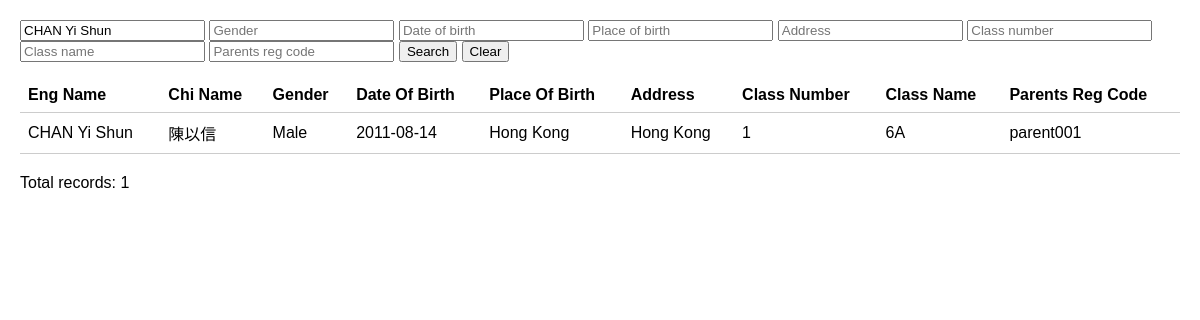
/page/admin/viewenrollment.php?filter=CHAN Yi Shun, run on an earlier commit of the app's database.
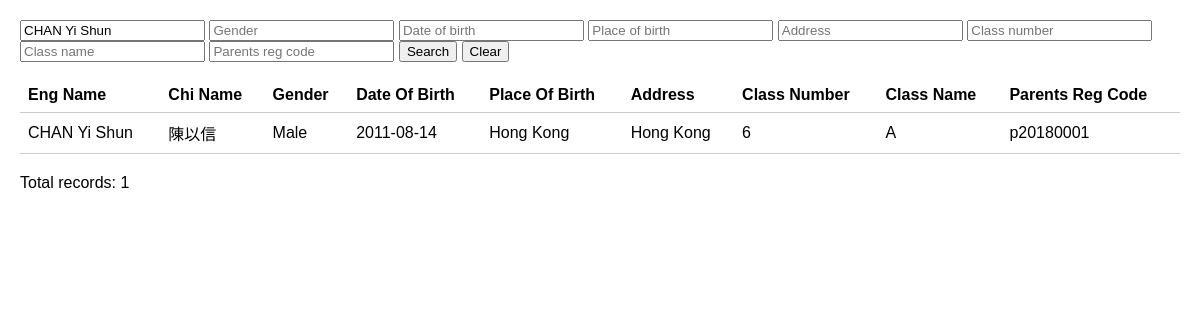
And on a later commit of the database.
### tables this page shows
CREATE TABLE IF NOT EXISTS `student` (
  `studnetID` int NOT NULL AUTO_INCREMENT,
  `studentRegNumber` varchar(20) NOT NULL,
  `studentEngName` varchar(30) NOT NULL,
  `studentChiName` varchar(30) NOT NULL,
  `studentSex` varchar(10) NOT NULL,
  `studentDateOfBirth` date NOT NULL,
  `studentPlaceOfBirth` varchar(30) NOT NULL,
  `studentAddress` varchar(100) NOT NULL,
  `classNumber` int NOT NULL,
  `className` varchar(5) NOT NULL,
  `parentsRegCode` varchar(10) NOT NULL,
  PRIMARY KEY (`studnetID`)
);

### page/admin/viewenrollment.php (the view, shortened to what this page needs)
<!DOCTYPE html>
<html>
    <head>
        <link href="../../css/viewenrollment.css" rel="stylesheet" type="text/css"/>
    </head>
    <body>
          <P>
        <form method="GET" action="">
            <input type="text" name="filter" placeholder="Name" value="<?php echo isset($_GET['filter']) ? $_GET['filter'] : ''; ?>">
            <input type="text" name="filterSex" placeholder="Gender" value="<?php echo isset($_GET['filterSex']) ? $_GET['filterSex'] : ''; ?>">
            <input type="text" name="filterDOB" placeholder="Date of birth" value="<?php echo isset($_GET['filterDOB']) ? $_GET['filterDOB'] : ''; ?>">
            <input type="text" name="filterPOB" placeholder="Place of birth" value="<?php echo isset($_GET['filterPOB']) ? $_GET['filterPOB'] : ''; ?>">
            <input type="text" name="filterAddress" placeholder="Address" value="<?php echo isset($_GET['filterAddress']) ? $_GET['filterAddress'] : ''; ?>">
            <input type="text" name="filterClassNumber" placeholder="Class number" value="<?php echo isset($_GET['filterClassNumber']) ? $_GET['filterClassNumber'] : ''; ?>">
            <input type="text" name="filterClassName" placeholder="Class name" value="<?php echo isset($_GET['filterClassName']) ? $_GET['filterClassName'] : ''; ?>">
            <input type="text" name="filterParentsRegCode" placeholder="Parents reg code" value="<?php echo isset($_GET['filterParentsRegCode']) ? $_GET['filterParentsRegCode'] : ''; ?>">
            <button type="submit">Search</button>
            <button type="button" onclick="clearFilter()">Clear</button>
        </form>
        <P>
        <?php
        require_once '../../connectdb.php';
        $filter = isset($_GET['filter']) ? $_GET['filter'] : '';
        $filterSex = isset($_GET['filterSex']) ? $_GET['filterSex'] : '';
        $filterDOB = isset($_GET['filterDOB']) ? $_GET['filterDOB'] : '';
        $filterPOB = isset($_GET['filterPOB']) ? $_GET['filterPOB'] : '';
        $filterAddress = isset($_GET['filterAddress']) ? $_GET['filterAddress'] : '';
        $filterClassNumber = isset($_GET['filterClassNumber']) ? $_GET['filterClassNumber'] : '';
        $filterClassName = isset($_GET['filterClassName']) ? $_GET['filterClassName'] : '';
        $filterParentsRegCode = isset($_GET['filterParentsRegCode']) ? $_GET['filterParentsRegCode'] : '';
        $query = "SELECT * FROM `student`
    WHERE (`studentEngName` LIKE :filter OR `studentChiName` LIKE :filter)
    AND (`studentSex` LIKE :filterSex)
    AND (`studentDateOfBirth` LIKE :filterDOB)
    AND (`studentPlaceOfBirth` LIKE :filterPOB)
    AND (`studentAddress` LIKE :filterAddress)
    AND (`classNumber` LIKE :filterClassNumber)
    AND (`className` LIKE :filterClassName)
    AND (`parentsRegCode` LIKE :filterParentsRegCode)";
        $stmt = $pdo->prepare($query);
        $stmt->bindValue(':filter', '%' . $filter . '%', PDO::PARAM_STR);
        $stmt->bindValue(':filterSex', '%' . $filterSex . '%', PDO::PARAM_STR);
        $stmt->bindValue(':filterDOB', '%' . $filterDOB . '%', PDO::PARAM_STR);
        $stmt->bindValue(':filterPOB', '%' . $filterPOB . '%', PDO::PARAM_STR);
        $stmt->bindValue(':filterAddress', '%' . $filterAddress . '%', PDO::PARAM_STR);
        $stmt->bindValue(':filterClassNumber', '%' . $filterClassNumber . '%', PDO::PARAM_STR);
        $stmt->bindValue(':filterClassName', '%' . $filterClassName . '%', PDO::PARAM_STR);
        $stmt->bindValue(':filterParentsRegCode', '%' . $filterParentsRegCode . '%', PDO::PARAM_STR);
        $stmt->execute();
        if ($stmt) {
            echo "<table>";
            echo "<tr><th>Eng Name</th><th>Chi Name</th><th>Gender</th><th>Date Of Birth</th><th>Place Of Birth</th>
      <th>Address</th><th>Class Number</th><th>Class Name</th><th>Parents Reg Code</th></tr>";
            while ($row = $stmt->fetch(PDO::FETCH_ASSOC)) {
                echo "<tr class='record-row'>";
                echo "<td>" . $row['studentEngName'] . "</td>";
                echo "<td>" . $row['studentChiName'] . "</td>";
                echo "<td>" . $row['studentSex'] . "</td>";
                echo "<td>" . $row['studentDateOfBirth'] . "</td>";
                echo "<td>" . $row['studentPlaceOfBirth'] . "</td>";
                echo "<td>" . $row['studentAddress'] . "</td>";
                echo "<td>" . $row['classNumber'] . "</td>";
                echo "<td>" . $row['className'] . "</td>";
                echo "<td>" . $row['parentsRegCode'] . "</td>";
                echo "</tr>";
            }
            echo "</table>";
            $count = $stmt->rowCount();
            echo "<p>Total records: $count</p>";
        } else {
            $errorInfo = $stmt->errorInfo();
            echo "Error: " . $errorInfo[2];
        }
        ?>
    </body>
</html>

### css/viewenrollment.css (style rules this page uses)
table { width: 100%; border-collapse: collapse; margin-bottom: 20px; }
table th, table td { padding: 8px; text-align: left; border-bottom: 1px solid #ccc; }
table th { font-weight: bold; }
body { font-family: Arial, sans-serif; margin: 20px; }
p { margin-bottom: 10px; }

What changed in the data, as far as the page shows it:
changed student "CHAN Yi Shun": classNumber "1" → "6"; className "6A" → "A"; parentsRegCode "parent001" → "p20180001"
